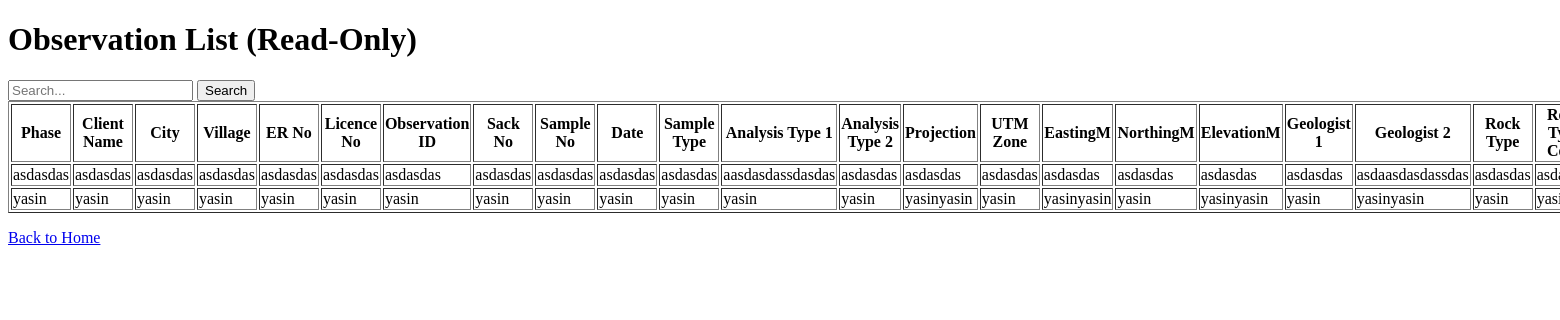
Page /observations/list/readonly/ on the earlier database version.
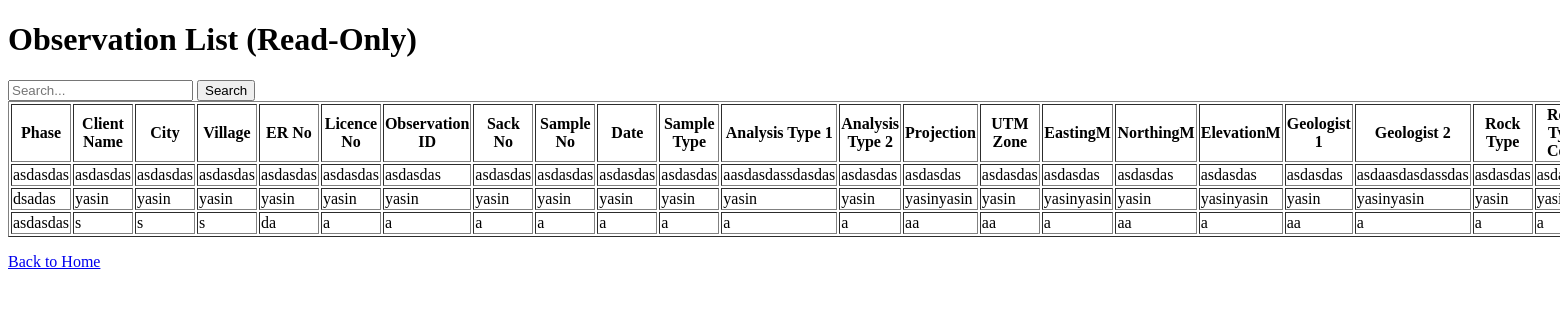
Same page on the later database version.
### demo/models.py (models this page shows)
class Observation(models.Model):
    Phase=models.CharField(max_length=255)
    ClientName = models.CharField(max_length=255)
    City = models.CharField(max_length=255)
    Village = models.CharField(max_length=255)
    ER_No = models.CharField(max_length=255)
    Licence_No = models.CharField(max_length=255)
    Phase = models.CharField(max_length=255)
    ObservationID = models.CharField(max_length=255)
    SackNo = models.CharField(max_length=255)
    SampleNo = models.CharField(max_length=255)
    Date = models.CharField(max_length=255)
    SampleType = models.CharField(max_length=255)
    AnalysisType1 = models.CharField(max_length=255)
    AnalysisType2 = models.CharField(max_length=255)
    Projection = models.CharField(max_length=255)
    UTMZone = models.CharField(max_length=255)
    EastingM = models.CharField(max_length=255)
    NorthingM = models.CharField(max_length=255)
    ElevationM = models.CharField(max_length=255)
    Geologist1 = models.CharField(max_length=255)
    Geologist2 = models.CharField(max_length=255)
    RockType = models.CharField(max_length=255)
    RockTypeCode = models.CharField(max_length=255)
    Description = models.TextField()

### demo/views.py (the view)
# urls.py: path('observations/list/readonly/', views.observation_list_readonly, name='observation_list_readonly'),
def observation_list_readonly(request):
    observations = Observation.objects.all()
    return render(request, 'observation_list_readonly.html', {'observations': observations})

### templates/observation_list_readonly.html (shortened to what this page needs)
<!DOCTYPE html>
<html>
<head>
</head>
<body>
    <h1>Observation List (Read-Only)</h1>
    <form method="GET">
        <input type="text" name="search" placeholder="Search...">
        <button type="submit">Search</button>
    </form>
    <table border="1">
        <thead>
            <tr>
                <th>Phase</th>
                <th>Client Name</th>
                <th>City</th>
                <th>Village</th>
                <th>ER No</th>
                <th>Licence No</th>
                <th>Observation ID</th>
                <th>Sack No</th>
                <th>Sample No</th>
                <th>Date</th>
                <th>Sample Type</th>
                <th>Analysis Type 1</th>
                <th>Analysis Type 2</th>
                <th>Projection</th>
                <th>UTM Zone</th>
                <th>EastingM</th>
                <th>NorthingM</th>
                <th>ElevationM</th>
                <th>Geologist 1</th>
                <th>Geologist 2</th>
                <th>Rock Type</th>
                <th>Rock Type Code</th>
            </tr>
        </thead>
        <tbody>
            {% for observation in observations %}
                <tr>
                    <td>{{ observation.Phase }}</td>
                    <td>{{ observation.ClientName }}</td>
                    <td>{{ observation.City }}</td>
                    <td>{{ observation.Village }}</td>
                    <td>{{ observation.ER_No }}</td>
                    <td>{{ observation.Licence_No }}</td>
                    <td>{{ observation.ObservationID }}</td>
                    <td>{{ observation.SackNo }}</td>
                    <td>{{ observation.SampleNo }}</td>
                    <td>{{ observation.Date }}</td>
                    <td>{{ observation.SampleType }}</td>
                    <td>{{ observation.AnalysisType1 }}</td>
                    <td>{{ observation.AnalysisType2 }}</td>
                    <td>{{ observation.Projection }}</td>
                    <td>{{ observation.UTMZone }}</td>
                    <td>{{ observation.EastingM }}</td>
                    <td>{{ observation.NorthingM }}</td>
                    <td>{{ observation.ElevationM }}</td>
                    <td>{{ observation.Geologist1 }}</td>
                    <td>{{ observation.Geologist2 }}</td>
                    <td>{{ observation.RockType }}</td>
                    <td>{{ observation.RockTypeCode }}</td>
                </tr>
            {% endfor %}
        </tbody>
    </table>
    <p><a href="{% url 'home' %}">Back to Home</a></p>
</body>
</html>

Differences in the rows shown:
changed Observation "yasin": Phase "yasin" → "dsadas"
added Observation: Phase "asdasdas", ClientName "s", City "s", Village "s", ER_No "da", Licence_No "a", ObservationID "a", SackNo "a", SampleNo "a", Date "a", SampleType "a", AnalysisType1 "a", AnalysisType2 "a", Projection "aa", UTMZone "aa", EastingM "a", NorthingM "aa", ElevationM "a", Geologist1 "aa", Geologist2 "a", RockType "a", RockTypeCode "a"
